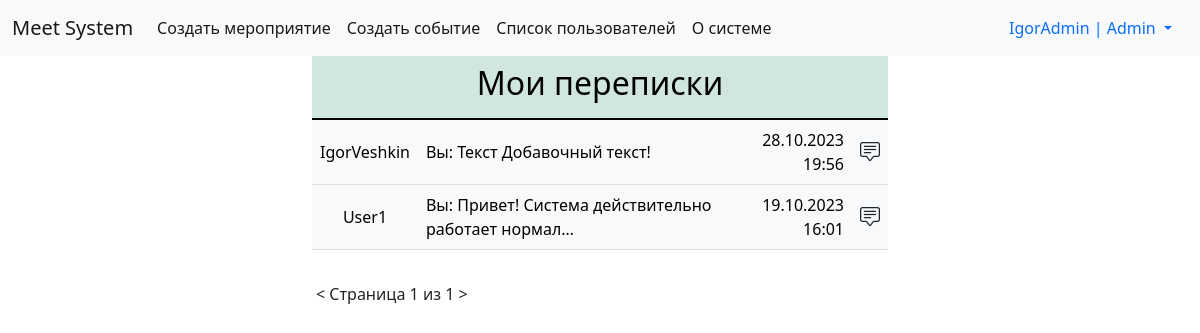
The page /MyChats/ (signed in) on the database its author committed.
### Registration_Login_App/models.py (models this page shows, shortened)
class Profile(models.Model):
    Admin_role_title = "Admin"
    User_role_title = "User"
    role_choices = [
        (Admin_role_title, "Admin"),
        (User_role_title, "User")
    ]
    user = models.OneToOneField(User, on_delete=models.CASCADE)
    role = models.CharField(max_length=5, blank=False, choices=role_choices, default="User")
    user_events = models.ManyToManyField(Event, blank=True)
    is_hidden_on_search_page = models.BooleanField(default=False)
    is_banned = models.BooleanField(default=False)

### Chat_System/models.py (models this page shows, shortened)
class ChatRoom(models.Model):
    room_title = models.CharField(max_length=255)
    participants = models.ManyToManyField(User, blank=True)
    is_two_user_chat = models.BooleanField(default=True)
    creation_time = models.DateTimeField(auto_now_add=True)

class ChatMessage(models.Model):
    chatroom = models.ForeignKey(ChatRoom, on_delete=models.CASCADE, default="")
    message_text = models.TextField(blank=False)
    message_sender = models.ForeignKey(User, on_delete=models.CASCADE)
    is_message_edited = models.BooleanField(default=False)
    creation_time = models.DateTimeField(auto_now_add=True)
    update_time = models.DateTimeField(auto_now=True)

### Chat_System/views.py (the view)
# urls.py: path('MyChats/', views.chats_main, name="chats-main-page"),
@logged_user_required
def chats_main(request):
    pagination = Paginator(ChatRoom.objects.filter(participants=request.user), 10)
    pagonation_link = "current_page"
    current_page = request.GET.get(pagonation_link)
    user_chats = pagination.get_page(current_page)
    context = {
        "user_chats": user_chats,
        "pagonation_link": pagonation_link,
    }
    return render(request, "Chat_System/Chats_main_page.html", context=context)

### Chat_System/templatetags/Chat_System_tags.py (called while the page is built)
@register.simple_tag(name="getlast_message")
def getlast_message(current_chat_room, currently_logged_user_pk):
    try:
        last_message = current_chat_room.chatmessage_set.all().latest("id")
        if last_message.message_sender == currently_logged_user_pk:
            last_message.message_text = "Вы: " + last_message.message_text
        return {"message": last_message.message_text, "datetime": last_message.creation_time, "datetime_empty": False}
    except ObjectDoesNotExist:
        return {"message": "Отправьте первое сообщение!", "datetime": "Нет данных", "datetime_empty": True}

@register.simple_tag(name="get_participant_name")
def get_chat_participant_name(current_chat_room, logged_user_pk):
    if current_chat_room.is_two_user_chat:
        return current_chat_room.participants.exclude(id=logged_user_pk)[0].username

### MeetingSystem_CRUD/views.py (called while the page is built)
def logged_user_required(view_function):
    @wraps(view_function)
    def inner_function(request, *args, **kwargs):
        if not request.user.is_authenticated:
            return redirect("main-page")
        return view_function(request, *args, **kwargs)
    return inner_function

### templates/Chat_System/Chats_main_page.html (shortened to what this page needs)
{% extends "MeetingSystem_CRUD/Events_Schedule_App_base_template.html" %}
{% block main-content %}
{% load Chat_System_tags %}
<div class="w-50 container">
    <div class="mt-5 pb-3 w-100 h-100 d-flex align-items-center justify-content-center">
        <table style="min-width: 475px;" class="text-center mt-2 table table-light table-hover align-middle">
            <thead>
                <tr>
                    <th class="table-success" colspan="4" scope="col"><h2>Мои переписки</h2></th>
                </tr>
            </thead>
            <tbody>
                {% for current_chat in user_chats %}
                {% getlast_message current_chat_room=current_chat currently_logged_user_pk=request.user as message_data %}
                <tr>
                    <td class="">{% get_participant_name current_chat_room=current_chat logged_user_pk=request.user.pk %}</td>
                    <td class="text-start">{{ message_data.message|truncatechars:50 }}</td>
                    {% if message_data.datetime_empty %}
                    <td class="text-end">{{ message_data.datetime }}</td>
                    {% else %}
                    <td class="text-end">{{ message_data.datetime|date:'d.m.Y H:i' }}</td>
                    {% endif %}
                    <td><a href="{% url 'show-chat' chat_pk=current_chat.pk%}" class="fs-5 text-dark"><i class="bi bi-chat-square-text"></i></a></td>
                </tr>
                {% endfor %}
            </tbody>
        </table>
    </div>
    <div id="chats-pagination" class="d-flex">
    <div class="text-body mx-1"> < Страница {{ user_chats.number }} из {{ user_chats.paginator.num_pages }} ></div>
    </div>
</div>
{% endblock main-content %}

### templates/MeetingSystem_CRUD/Events_Schedule_App_base_template.html (shortened to what this page needs)
<!DOCTYPE html>
{% load static %}
<html>
<head>
	<link rel="stylesheet" type="text/css" href="{% static 'css/Events_Schedule_App_base_template.css' %}">
	<link href="https://cdn.jsdelivr.net/npm/bootstrap@5.1.3/dist/css/bootstrap.min.css" rel="stylesheet">
	<link rel="stylesheet" href="https://cdn.jsdelivr.net/npm/bootstrap-icons@1.10.5/font/bootstrap-icons.css">
</head>
<body>
<nav class="navbar navbar-expand-lg navbar-light bg-light fixed-top">
  <div class="container-fluid">
    <a class="navbar-brand" href="{% url 'main-page' %}">Meet System</a>
    <div class="collapse navbar-collapse" id="navbarNavDropdown">
      <ul class="navbar-nav">
	  	{% if request.user.profile.role == "Admin" %}
        <li class="nav-item">
          <a class="nav-link active" aria-current="page" href="{% url 'create_meeting' %}">Создать мероприятие</a>
        </li>
	  	<li class="nav-item">
          <a class="nav-link active" aria-current="page" href="{% url 'create_event' %}">Создать событие</a>
        </li>
	    {% endif %}
	    {% if request.user.is_authenticated %}
	    <li class="nav-item">
          <a class="nav-link active" href="{% url 'show-users-list' %}">Список пользователей</a>
        </li>
	    {% endif %}
        <li class="nav-item">
          <a class="nav-link active" href="{% url 'about-site' %}">О системе</a>
        </li>
      </ul>
  </div>
  <div class="d-flex user-header-info">
  	<div class="nav-item dropdown">
		{% if request.user.is_authenticated %}
          <a class="nav-link dropdown-toggle mr-5" href="#" id="navbarDropdownMenuLink1" role="button" data-bs-toggle="dropdown" aria-expanded="false">
			  {{ request.user.username }} | {{ request.user.profile.role }}
          </a>
		{% else %}
			<div class="">
				<a class="text-decoration-none text-dark" href="{% url 'login-page' %}">Login</a> | <a class="text-decoration-none text-dark" href="{% url 'register-page' %}"> Register </a>
          </div>
		{% endif %}
        </div>
  </div>
  </div>
</nav>
	{% block main-content %}{% endblock main-content %}
</body>
</html>

### static/css/Events_Schedule_App_base_template.css (style rules this page uses)
* { box-sizing: border-box; padding: 0; margin: 0; }

### templates/Chat_System/Chats_main_page.html (style rules this page uses)
tr { height: 50px; }

### rows shown on the page
ChatMessage: message "Вы: Текст Добавочный текст!", datetime "28.10.2023 19:56"
ChatMessage: message "Вы: Привет! Система действительно работает нормал…", datetime "19.10.2023 16:01"

### other values the page prints
{{ request.user.username }} "IgorAdmin"
{{ request.user.profile.role }} "Admin"
{{ user_chats.number }} "1"
{{ user_chats.paginator.num_pages }} "1"
